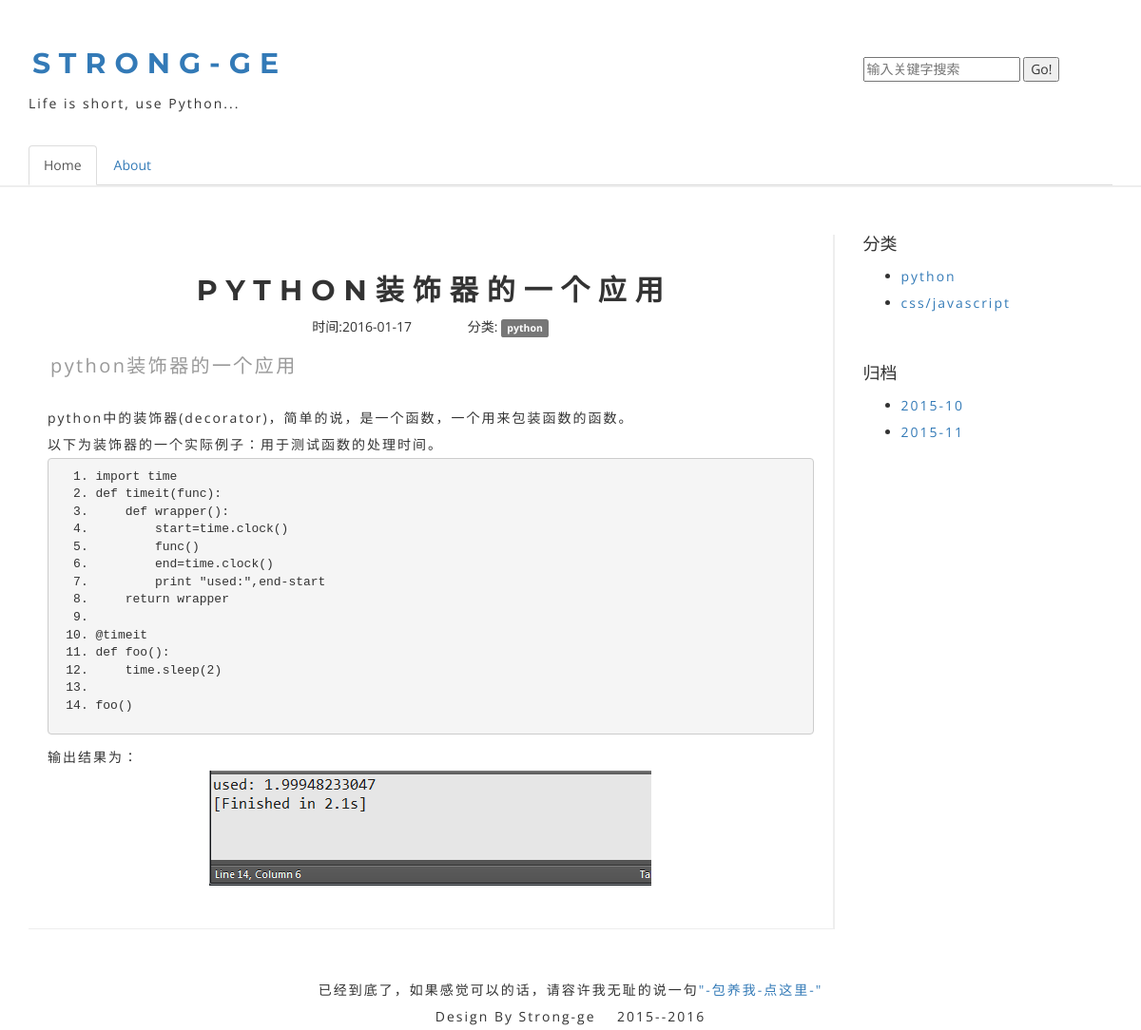
Before: /artical/18/ with the older database file.
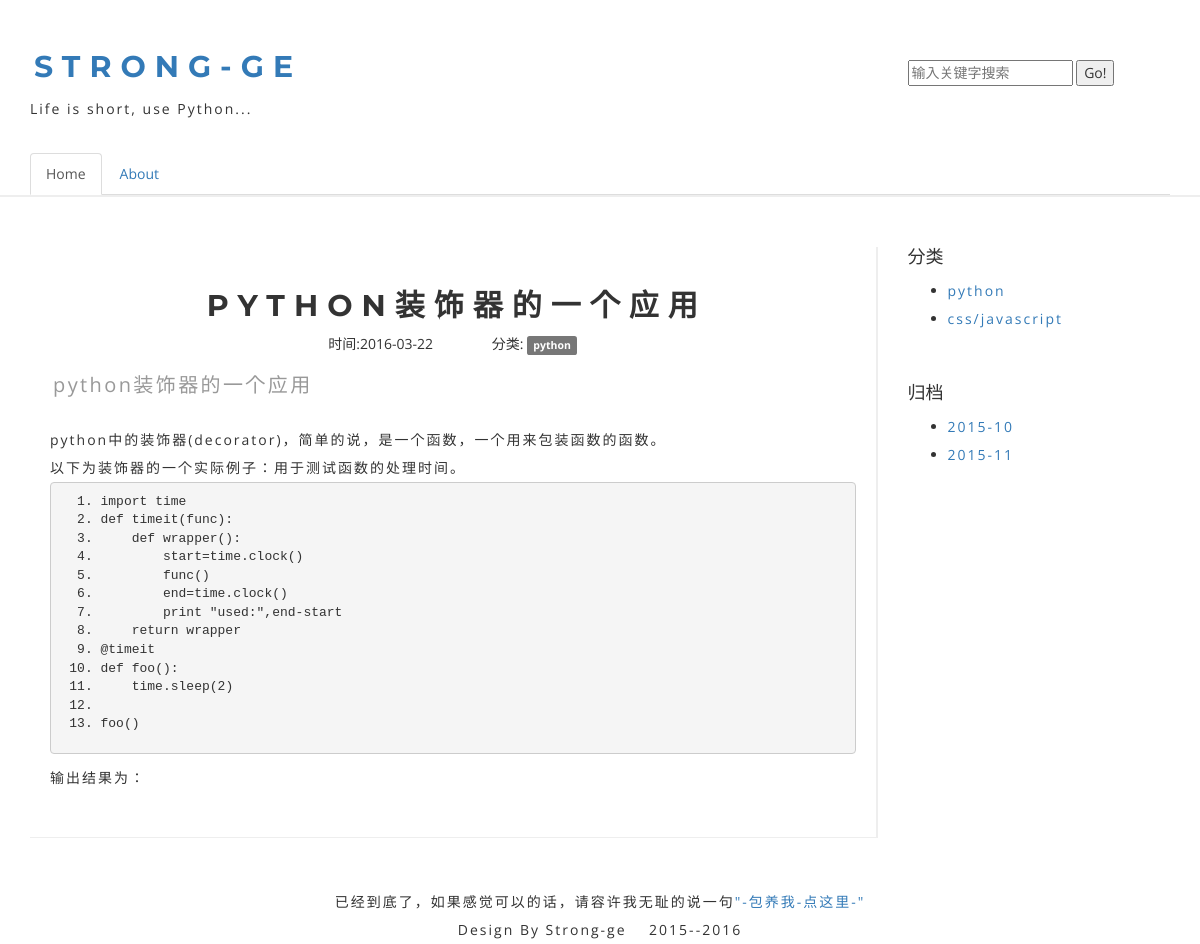
After: the same page with the newer database file.
### blog/models.py (models this page shows, shortened)
class Blog(models.Model):
    title = models.CharField(max_length=50)
    tags = models.ManyToManyField(Tag, blank=True)
    content = models.TextField()
    publish_time = models.DateTimeField(auto_now_add=True)
    update_time = models.DateTimeField(auto_now=True)

class Tag(models.Model):
    tag_name = models.CharField(max_length=20, blank=True)
    create_time = models.DateTimeField(auto_now_add=True)

### blog/views.py (the view)
# urls.py: url(r'^artical/(?P<aid>\d+)/$', 'blog.views.artical'),
def artical(request,aid):
	artical=Blog.objects.get(id=int(aid))
	return render_to_response('artical.html',locals())

### blog/templates/artical.html (shortened to what this page needs)
{%  include 'top.html'  %}
    {% load staticfiles %}
    <div class="container">
        <div class="row">
            <div class="col-md-9">
                <div class="main">
                    <article class="artical_div">
                        <div class="artical_title"><h1>{{artical.title}}</h1></div>
                        <div class="artical_info">
                            <span class="time">时间:{{ artical.update_time|date:"Y-m-d" }}</span>
                            <span class="lei">分类:
                                {%for tag in artical.tags.all%}
                                <span class="label label-default">{{tag.tag_name}}</span>
                            {%endfor%}
                            </span>
                        </div>
                        <div class="artical_content">
                            <p>{{artical.content|safe}}</p>
                        </div>
                    </article>
                </div>
            </div>
            <div class="col-md-3">
                <div class="right">
                    <div class="file">
                        <h4>分类</h4>
                        <ul>
                            <li><p><a href="">python</a></p></li>
                            <li><p><a href="">css/javascript</a></p></li>
                        </ul>
                    </div>
                    <div class="classify">
                        <h4>归档</h4>
                        <ul>
                            <li><p><a href="">2015-10</a></p></li>
                            <li><p><a href="">2015-11</a></p></li>
                        </ul>
                    </div>
                </div>
            </div>
        </div>
    </div>
{%  include 'bottom.html'  %}

### blog/templates/top.html (shortened to what this page needs)
<!DOCTYPE html>
<html lang="en">
<head>
    {% load staticfiles %}
    <link rel="stylesheet"  type="text/css"  href="{% static "css/bootstrap.min.css" %}">
    <link rel="stylesheet"  type="text/css"  href="{% static "css/blog.css" %}">
    <link href="http://cdn.bootcss.com/highlight.js/8.0/styles/solarized_dark.min.css" rel="stylesheet">
</head>
<body>
    <div class="header">
        <div class="container">
            <div class="row">
                <div class="col-md-9">
                    <div class="site_name">
                        <h1><a href="">strong-ge</a></h1>
                        <p>Life is short, use Python...</p>
                    </div>
                </div>
                <div class="col-md-3">
                    <div class="site_search">
                        <form id="search" method="post" role="search">
                            <input type="text" name="s" class="text" placeholder="输入关键字搜索" />
                            <button type="submit" class="button">Go!</button>
                        </form>
                    </div>
                </div>
                <div class="col-md-12">
                    <ul class="nav nav-tabs">
                       <li class="active"><a href="/list/">Home</a></li>
                       <li><a href="/about/">About</a></li>
                    </ul>
                </div>
            </div>
        </div>
    </div>

### blog/templates/bottom.html (shortened to what this page needs)
{% load staticfiles %}
    <footer class="main-footer">
        <div class="container">
            <div class="row">
                <div class="col-md-12">
                    <div class="foot-info">
                        <p style="text-align: center">已经到底了，如果感觉可以的话，请容许我无耻的说一句<a href="javascript:void(0)" id="txtShow">"-包养我-点这里-"</a></p>
                        <p style="text-align: center">Design By Strong-ge&nbsp;&nbsp;&nbsp;&nbsp;2015--2016</p>
                        </div>
                </div>
            </div>
        </div>
    </footer>
</body>
</html>

### blog/static/css/blog.css (style rules this page uses)
body { font-family: 'Open Sans', 'Helvetica Neue', 'Hiragino Sans GB', 'LiHei Pro', Arial, sans-serif; color: #333; }
h1 { font-family: 'Montserrat', 'Helvetica Neue', Arial, sans-serif; font-weight: 700; font-size: 30px; letter-spacing: 9px; text-transform: uppercase; margin: 12px 0; left: 4px; }
h2 { color: #999; font-weight: normal; font-size: 20px; letter-spacing: .12em; margin-bottom: 30px; left: 3px; }
h1,h2 { position: relative; }
p { font-size: 14px; line-height: 2em; margin: 0; letter-spacing: 2px; }
a:link { text-decoration: none; }
.site_name { margin-top: 50px; margin-bottom: 30px; }
.site_search { margin-top: 60px; margin-bottom: 20px; }
.header { border-bottom:2px solid #eee; }
.main { margin-top: 50px; margin-bottom: 50px; border-right: 2px solid #eee; }
.artical_div { margin-top: 40px; margin-bottom: 40px; padding-top: 30px; padding-bottom: 30px; border-bottom: 1px solid #eee; }
.artical_title { margin-top: 10px; margin-bottom: 10px; text-align: center; }
.artical_info { margin-top: 3px; margin-bottom: 3px; text-align: center; }
.time { margin-right: 55px; }
.artical_content { margin-left: 20px; margin-right: 20px; margin-top: 15px; margin-bottom: 15px; }
.right { margin-top: 50px; }
.file { margin-bottom: 50px; }

Changed rows visible on the page:
changed Blog "PYTHON装饰器的一个应用": update_time "2016-01-17" → "2016-03-22"; content: picture removed
